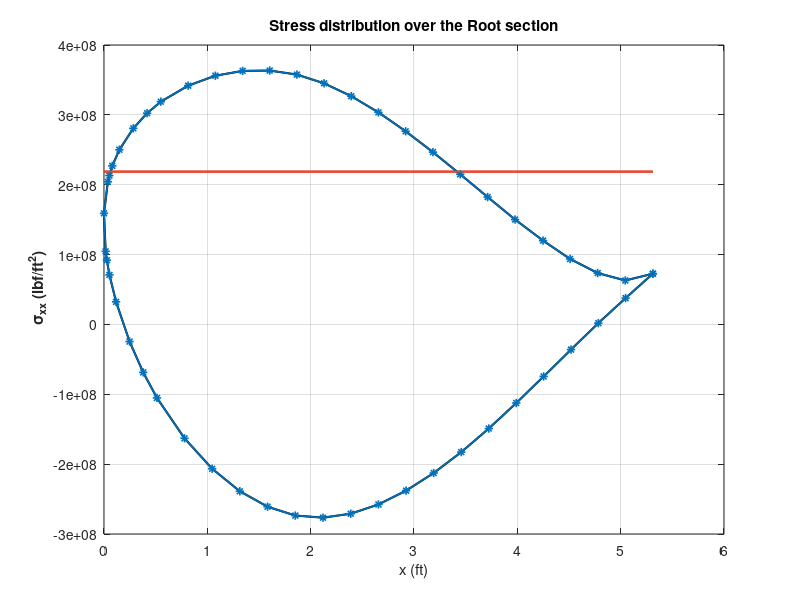

The MATLAB script that drew this image: (Note: this script raises an error after producing the figure.)
clc; clear all;

%% 
load('loads.mat') ;
a = load('n63415-il.dat') ;
c = 1.6190*3.28084 ;
z = -a(:,1)*c*0.01;
y = a(:,2)*c*0.01;
spar1_ytop = 0.1517*3.28084;
spar1_ybot = -0.08855*3.28084;
spar1_z = -0.3*c*3.28084;
spar2_ytop = 0.09546*3.28084;
spar2_ybot = -0.031975*3.28084;
spar2_z = -0.7*c;
b1 = 0.10*(spar1_ytop - spar1_ybot);
b2 = 0.10*(spar2_ytop - spar2_ybot);

%% Thicknesses and Modulus
tw = 0.004*3.28084; %ft
tf = tw/2; % ft
tsc = 5*0.002*3.28084; %ft
hw1 = (spar1_ytop-spar1_ybot-2*(tf+tsc));
hw2 = (spar2_ytop-spar2_ybot-2*(tf+tsc));
E_al = 1.5351*10^9*32.1522; % lbf/ft^2 
E_steel = 4.2*10^9*32.1522; % lbf/ft^2 
E_star = E_steel/E_al;
ybar = [(spar1_ytop+spar1_ybot)/2,(spar2_ytop+spar2_ybot)/2];
zbar = [spar1_z,spar2_z];

%% Areas of individual parts
A1 = [b1*tsc,b1*tsc,b1*tf,b1*tf,tw*hw1];
A2 = [b2*tsc,b2*tsc,b2*tf,b2*tf,tw*hw2];
E = [E_steel,E_steel,E_al,E_al,E_al];
E_star_spar = (1/E_al).*E ;

%% Finding spar centroid
A_star_i = [dot(A1,E_star_spar),dot(A2,E_star_spar)];
Sigma_A_star = sum(A_star_i) ;
y_cent = dot(A_star_i,ybar)/Sigma_A_star ;
z_cent = dot(A_star_i,zbar)/Sigma_A_star;

%% Finding Moment of Inertia for spars
Izz1 = 2*((E_star*(b1*tsc^3/12))+(A1(1)*E_star*((tsc+2*tf+hw1)/2)^2))+ 2*(((b1*tf^3/12))+(A1(3)*((tw/4)+(hw1/2))^2))+ (tw*hw1^3/12);
Iyy1 = 2*E_star*(tsc*b1^3/12)+2*(tf*b1^3/12)+ (hw1*tw^3/12);
Izz2 = 2*((E_star*(b2*tsc^3/12))+(A2(1)*E_star*((tsc+2*tf+hw1)/2)^2))+ 2*(((b2*tf^3/12))+(A2(3)*((tw/4)+(hw2/2))^2))+ (tw*hw2^3/12);
Iyy2 = 2*E_star*(tsc*b2^3/12)+2*(tf*b2^3/12)+ (hw2*tw^3/12);

%% Total MOI stringers + spars
Iyy_total = Iyy1+ (A_star_i(1))*(zbar(1)-z_cent)^2 + Iyy2+ (A_star_i(2))*(zbar(2)-z_cent)^2  ;
Izz_total = Izz1+ (A_star_i(1))*(ybar(1)-y_cent)^2 + Izz2+ (A_star_i(2))*(ybar(2)-y_cent)^2  ;    
Iyz_total = ((A_star_i(1))*(ybar(1)-y_cent)*(zbar(1)-z_cent) + (A_star_i(2))*(zbar(2)-z_cent)*(ybar(2)-y_cent)) ;

%% Finding V_xx, W_xx
A = [-E_al*Iyz_total,-E_al*Iyy_total ; E_al*Izz_total,E_al*Iyz_total];
M = [M_y_due_to_D(1),M_z_due_to_L(1)];
%M=[855620,7376500]
v = A\M';

%% Finding Sigma_xx
F_S = 1.5 ;
epsilon_xx= (-(y-y_cent)*v(1)-(z-z_cent)*v(2));  %conversion from meter to feet
sigma_xx= F_S*E_al*epsilon_xx;  %% in lbf/ft^2
sigma_yield= 32.1522.*[6804000,6804000]; %32.1522 %lbf/ft^2 
z1=[-5.3117,0];


width_val = 1.5 ;
figure(5)
plot(-z,sigma_xx,'k','linewidth',width_val)
hold on ; 
plot(-z1,sigma_yield,'r','linewidth',width_val);
title('Stress distribution over the Root section');
xlabel('x (ft)');
ylabel('\bf \sigma_{xx} (lbf/ft^2)');
grid on
%% Plotting Sigma_xx
figure(5)
plot(-z,sigma_xx,'-*', 'Linewidth', 1.2)
hold on ; 
plot(-z1,sigma_yield, 'Linewidth', 1.2);
grid on ;

ax = gca;
ax.FontSize = 14;
ax.XAxis.LineWidth = 1.2;
ax.YAxis.LineWidth = 1.2;
set(gcf, 'Position',  [100, 100, 900, 600]);
title('\sigma_{xx} distribution on the surface of the airfoil');
xlabel('x(ft)');
ylabel('\sigma_{xx}(in lbf/ft^2)');
